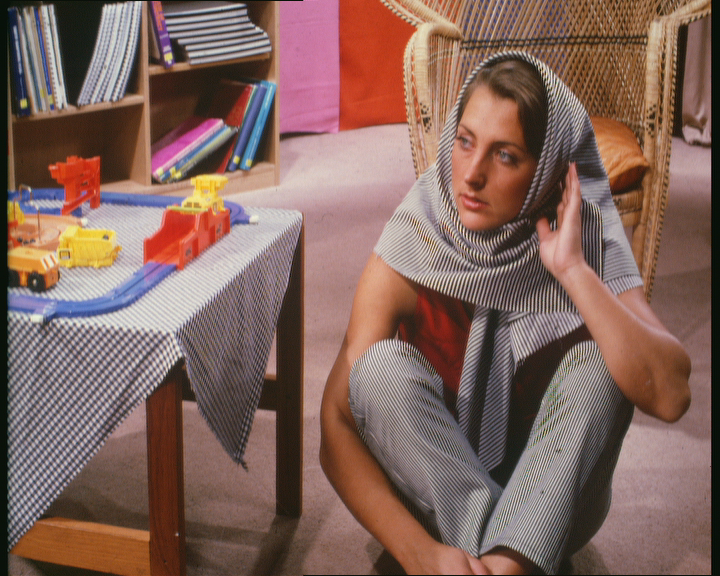
%> input picture barbara.bmp, 720 x 576 px
$ octave QTester.m   (GNU Octave 9; MATLAB toolbox functions it lacks are replaced by stand-ins)
%> lines starting %> are read from the running program, lines starting %| are printed output that depends on the picture
### calculateQMetric.m
% Function to calculate metric Q
% Input:
%   img - input image
%   delta - input delta value
% Output:
%   Q_metric - Metric Q value
function Q_metric = calculateQMetric(img, delta)
    % Initializing patch size as 8 * 8
    patchSize = [8 8];

    % Calculating dimensiosn of the image
    [H, W] = size(img);
    changed = [H W];

    % Converting image to double
    img = im2double(img);

    num_chunks = changed ./ patchSize;

    rows = patchSize(1) * ones(num_chunks(1), 1);
    cols = patchSize(2)* ones(num_chunks(2), 1);

    % Dividing image into patches
    patches = mat2cell(img, rows, cols);

    % Initializing local coherence
    local_coherence = zeros(size(patches));

    % Generating threshold based on formula
    threshold = getThreshold(delta, patchSize(1));

    % Calculating local coherence based on formula
    for i = 1:numel(patches)
        local_coherence(i) = calculateLocalCoherence(patches{i});
    end

    % Defining type of patches - anisotropic or isotropic
    anisotropic_patches = (local_coherence > threshold);

    % Initializing local metric for each patch
    local_metric = zeros(size(anisotropic_patches));

    % Calculating local metric for each patch
    for i = 1:numel(anisotropic_patches)
        if (anisotropic_patches(i) == 1)
            local_metric(i) = calculateLocalMetric(patches{i});
        end
    end

    summed_value = sum(local_metric);

    Q_metric = sum(summed_value);
    Q_metric = Q_metric / numel(summed_value);

end

### calculateLocalCoherence.m
% Function to calculate local coherence for each patch here
% Input:
%   patch - specific patch taken from an image
% Output:
%   coherence - local coherence based on eigenanalysis
function coherence = calculateLocalCoherence(patch)
    % Calculating gradient here
    [gx, gy] = gradient(patch);

    gx = gx(:);
    gy = gy(:);
    G = [gx, gy];

    % Calculating SVD values
    svd_value = svd(G' * G);

    % Specifying epsilon value
    epsilon_val = 0.0000000005;

    s1 = svd_value(1);
    s2 = svd_value(2);

    R = (s1 - s2) / (s1 + s2 + epsilon_val);

    coherence = R;
end

### calculateLocalMetric.m
% Function to calculate local metric for each patch
% Input:
%   patch - specific patch taken from an image
% Output:
%   coherence - local metric based on eigenanalysis
function Q_metric = calculateLocalMetric(patch)
    % Calculating gradient for each patch
    [gx, gy] = gradient(patch);
    gx = gx(:);
    gy = gy(:);
    G = [gx, gy];

    % Calculating SVD values here
    svd_value = svd(G);
    s1 = svd_value(1);
    s2 = svd_value(2);

    % Specifying epsilon value
    epsilon_value = 0.00000005;

    R = (s1 - s2) / (s1 + s2 + epsilon_value);

    Q_metric = s1 * R;
end

### getThreshold.m
% Function to calculate threshold tau
function tau = getThreshold(delta, N)
    power_val = (N ^ 2) - 1;
    k_val = nthroot(delta, power_val);

    numerator = sqrt(1 - k_val);
    denominator = sqrt(k_val + 1);

    tau = numerator / denominator;

end

### QTester.m
% Read image here
I = imread("barbara.bmp");
%> I is the input picture: size 576x720x3 uint8; mean R, G, B 130.7, 101.1, 92.6

I = rgb2ycbcr(I);
%> I: size 576x720x3 uint8; mean of channels 1, 2, 3 109.6, 119.7, 141.4
I = I(:, :, 1);
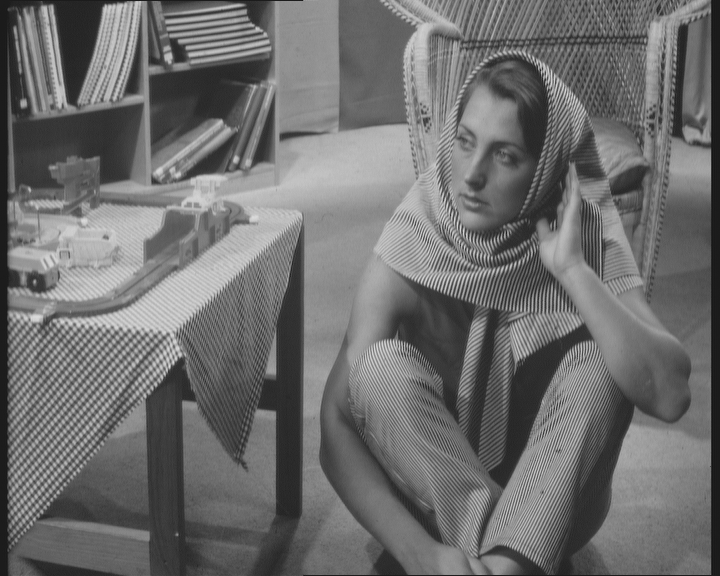
%> I: size 576x720 uint8; min 18, max 221, mean 109.6

I2 = imgaussfilt(I, 12.5, "FilterSize", 103);
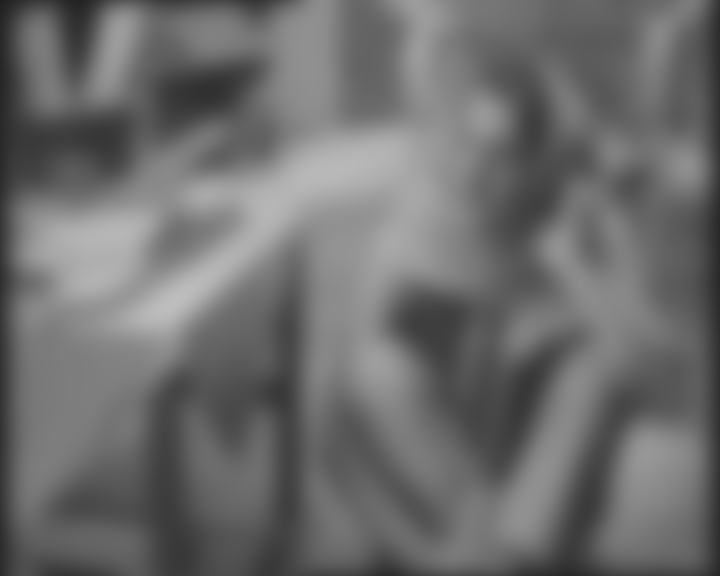
%> I2: size 576x720 uint8; min 31, max 189, mean 108.7
imshow(I2);
Q = calculateQMetric(I, 0.001);
%> in calculateQMetric, `patches = mat2cell(img, rows, cols);`: patches = 6480 items
%> the loop in calculateQMetric, `for i = 1:numel(patches)` made 6480 passes
%> (s1 in calculateLocalCoherence, s2 in calculateLocalCoherence, R in calculateLocalCoherence, coherence in calculateLocalCoherence) on passes 1 to 3: (0.000173, 0.000154, 0.0588, 0.0588), (0.0234, 0.00741, 0.518, 0.518), (0.00255, 0.00021, 0.847, 0.847)
%> after the loop in calculateQMetric, `for i = 1:numel(patches)`:
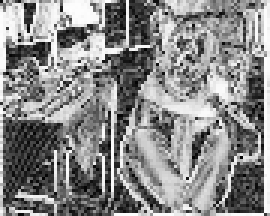
%> local_coherence: size 72x90 double (shown 3 times larger); min 0.00614, max 0.999, mean 0.541
%> in calculateQMetric, `anisotropic_patches = (local_coherence > threshold);`:
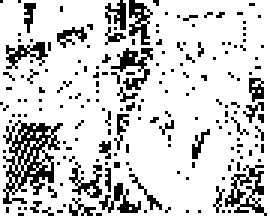
%> anisotropic_patches: size 72x90 logical (shown 3 times larger); 80.9% white; black in thin lines or dots
%> the loop in calculateQMetric, `for i = 1:numel(anisotropic_patches)` made 6480 passes
%> (s1 in calculateLocalMetric, s2 in calculateLocalMetric, R in calculateLocalMetric, Q_metric in calculateLocalMetric) on passes 2 to 4: (0.153, 0.0861, 0.279, 0.0427), (0.0505, 0.0145, 0.553, 0.0279), (0.107, 0.0174, 0.72, 0.077)
%> after the loop in calculateQMetric, `for i = 1:numel(anisotropic_patches)`:
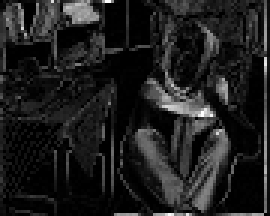
%> local_metric: size 72x90 double (shown 3 times larger); min 0, max 1.37, mean 0.165; drawn with min black and max white

Q2 = calculateQMetric(I2, 0.001);
%> call 2 of calculateQMetric, with delta = 0.001
%> after the loop in calculateQMetric (call 2), `for i = 1:numel(patches)`:
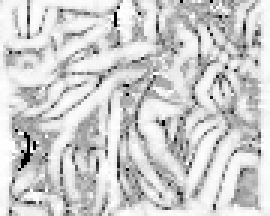
%> local_coherence: size 72x90 double (shown 3 times larger); min 0, max 1, mean 0.806
%> in calculateQMetric (call 2), `anisotropic_patches = (local_coherence > threshold);`: anisotropic_patches: size 72x90 logical; 98.5% white; black in thin lines or dots
%> after the loop in calculateQMetric (call 2), `for i = 1:numel(anisotropic_patches)`:
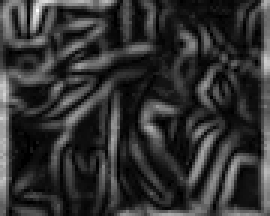
%> local_metric: size 72x90 double (shown 3 times larger); min 0, max 0.122, mean 0.0242; drawn with min black and max white
